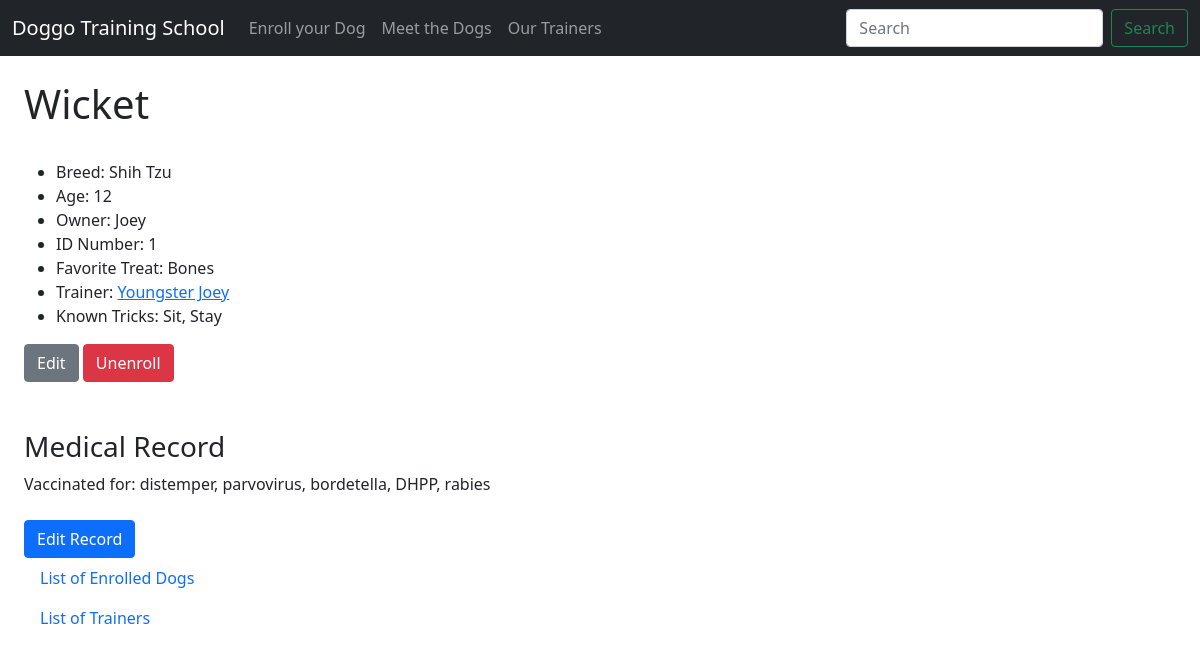
Before: /dog_profile/1 with the older database file.
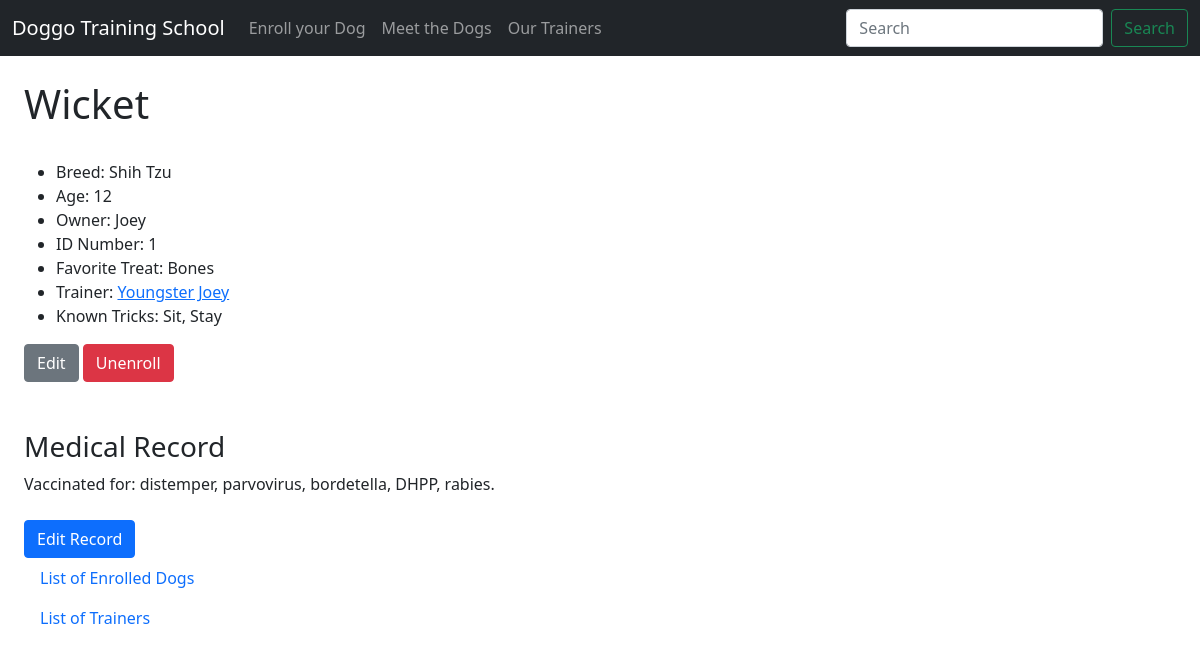
After: the same page with the newer database file.
### tables this page shows
CREATE TABLE "dogs" (
	"id"	INTEGER NOT NULL UNIQUE,
	"name"	TEXT NOT NULL,
	"breed"	TEXT,
	"age"	INTEGER,
	"owner"	NUMERIC NOT NULL,
	"treats"	BLOB,
	"trainer"	BLOB,
	"pic"	TEXT,
	"tricks"	TEXT,
	"medical"	TEXT,
	PRIMARY KEY("id" AUTOINCREMENT)
);

### app.py (the view)
@app.route('/dog_profile/<int:dog_id>')
def dog_profile(dog_id):
    dog = read_dog_by_id(dog_id)
    return render_template('dog_profile.html', dog=dog)

### dog_data.py (called while the page is built)
def connect_db(path):
    conn = sqlite3.connect(path)
    conn.row_factory = sqlite3.Row
    return (conn, conn.cursor())

def read_dog_by_id(dog_id):
    conn, cur = connect_db(db_path)
    query = 'SELECT * FROM dogs WHERE id=?'
    result = cur.execute(query, (dog_id,)).fetchone()
    conn.close()
    return result

### templates/dog_profile.html (shortened to what this page needs)
{% extends 'base.html' %}
{% block content %}
<h1>{{ dog.name }}</h1>
<ul>
  {% if dog.breed %}
  <li>Breed: {{ dog.breed }}</li>
  {% else %}
  <li>No breed info available</li>
  {% endif %}
  <li>Age: {{ dog.age }}</li>
  <li>Owner: {{ dog.owner }}</li>
  <li>ID Number: {{ dog.id }}</li>
  <li>Favorite Treat: {{ dog.treats }} </li>
  <li>Trainer: <a href="{{ url_for('trainer_profile', trainer=dog.trainer) }}">{{ dog.trainer }}</a></li>
  <li>Known Tricks: {{ dog.tricks }} </li>
</ul>
<form action="{{ url_for('modify',dog_name=dog.name, dog_id=dog.id) }}" method="post">
  <input class="btn btn-secondary" type="submit" value="Edit" name="action">
  <input class="btn btn-danger" type="submit" value="Unenroll" name="action">
</form>
<br><br>
<h3>Medical Record</h3>
<div>{{ dog.medical }}</div><br>
<form action="{{ url_for('modify_medical', dog_id=dog.id) }}" method="post">
    <input class="btn btn-primary" type="submit" value="Edit Record" name="action">
</form>
<a class="nav-link" href="{{ url_for('dog_list') }}">List of Enrolled Dogs</a>
<a class="nav-link" href="{{ url_for('trainer_list') }}">List of Trainers</a>
{% endblock %}

### templates/base.html (shortened to what this page needs)
<!DOCTYPE html>
<html lang="en">
<head>
  <link href="https://cdn.jsdelivr.net/npm/bootstrap@5.0.1/dist/css/bootstrap.min.css" rel="stylesheet">
</head>
<body>
{% include 'nav.html' %}
<div class="m-4">
  {% block content %}
  {% endblock %}
</div>
</body>
</html>

### templates/nav.html (shortened to what this page needs)
<nav class="navbar navbar-expand-md navbar-dark bg-dark">
  <div class="container-fluid">
    <a class="navbar-brand" href="{{ url_for('index') }}">Doggo Training School</a>
    <div class="collapse navbar-collapse" id="navbarSupportedContent">
      <ul class="navbar-nav me-auto mb-2 mb-lg-0">
        <li class="nav-item">
          <a class="nav-link" href="{{ url_for('enroll') }}">Enroll your Dog</a>
        </li>
        <li>
          <a class="nav-link" href="{{ url_for('dog_list') }}">Meet the Dogs</a>
        </li>
        <li>
          <a class="nav-link" href="{{ url_for('trainer_list') }}">Our Trainers</a>
        </li>
      </ul>
      <form class="d-flex">
        <input class="form-control me-2" type="search" placeholder="Search" aria-label="Search">
        <button class="btn btn-outline-success" type="submit">Search</button>
      </form>
    </div>
  </div>
</nav>

Changed rows visible on the page:
changed dogs "Wicket": medical "Vaccinated for: distemper, parvovirus, bordetella, DHPP, rabies" → "Vaccinated for: distemper, parvovirus, bordetella, DHPP, rabies."
